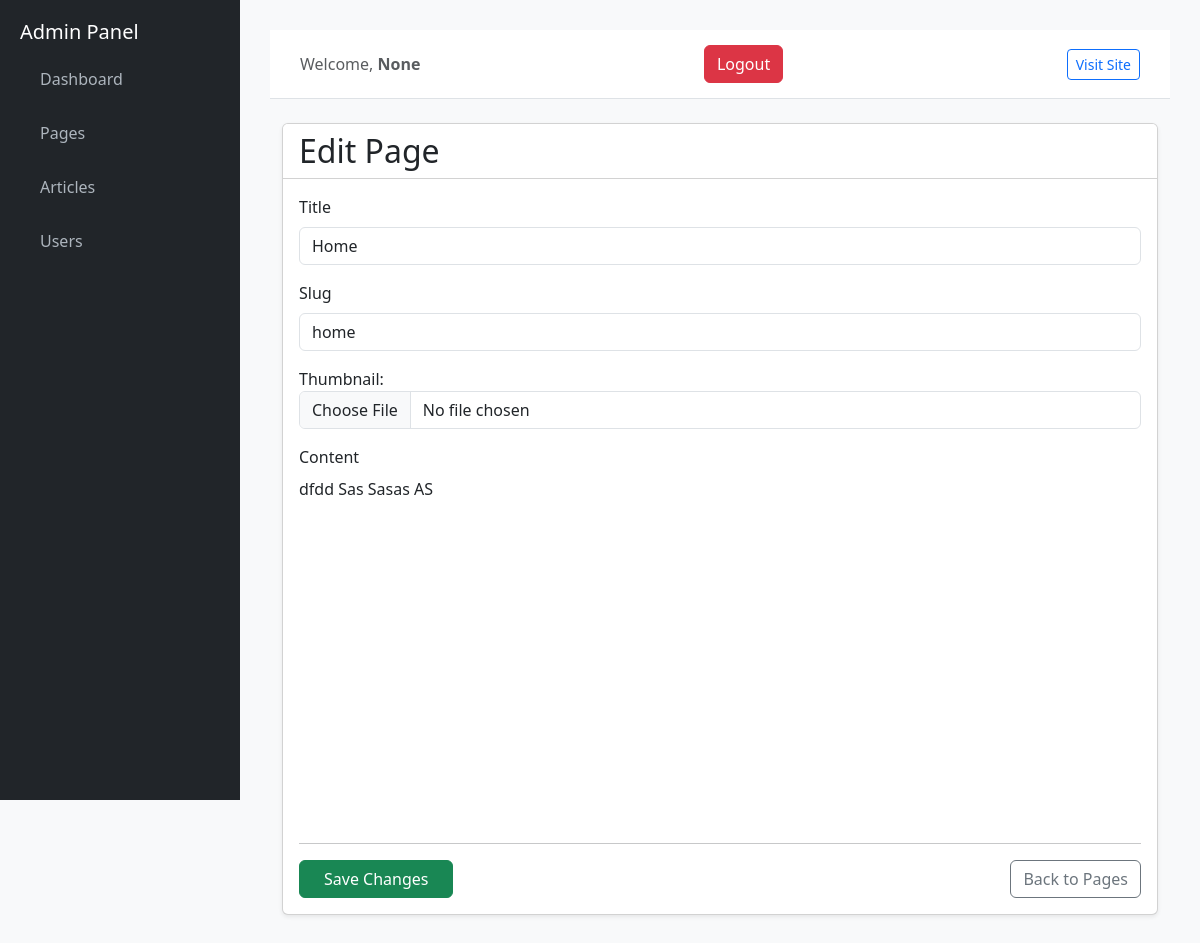
Before: /admin/edit-page/1 with the older database file.
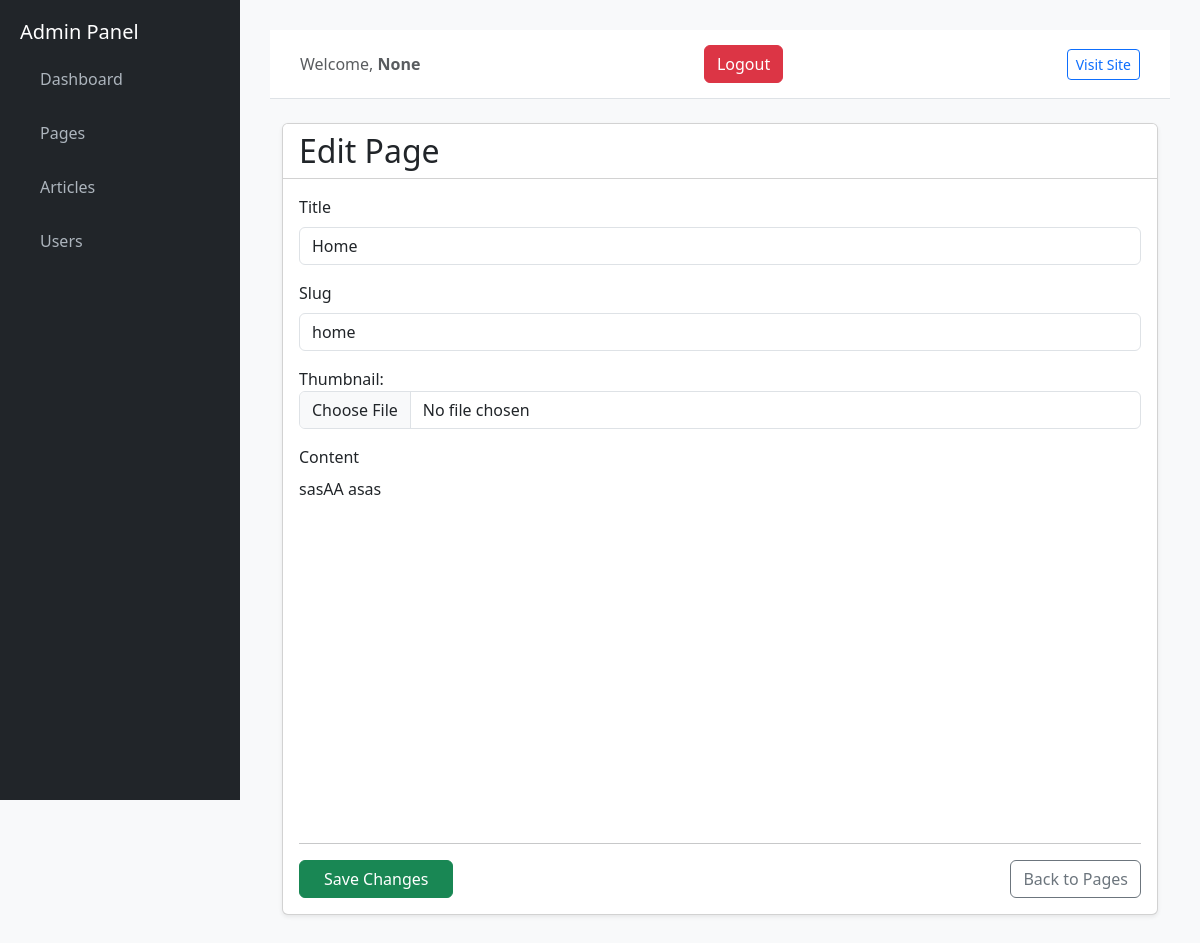
After: the same page with the newer database file.
### tables this page shows
CREATE TABLE pages (
            id INTEGER PRIMARY KEY AUTOINCREMENT,
            title TEXT NOT NULL,
            slug TEXT NOT NULL UNIQUE,
            content TEXT NOT NULL,
            created_at TIMESTAMP DEFAULT CURRENT_TIMESTAMP
        );

### admin_app/routes.py (the view, shortened to what this page needs)
@admin_bp.route("/edit-page/<int:id>", methods=["GET", "POST"])
def edit_page_view(id):
    conn = get_db()
    page = conn.execute("SELECT * FROM pages WHERE id=?", (id,)).fetchone()
    conn.close()
    return render_template("edit_page.html", page=page)

### admin_app/routes.py (called while the page is built)
def get_db():
    conn = sqlite3.connect(DB_NAME)
    conn.row_factory = sqlite3.Row
    return conn

### admin_app/templates/edit_page.html (shortened to what this page needs)
{% extends "admin_base.html" %}
{% block content %}
<div class="container mt-4">
    <div class="card shadow-sm">
        <div class="card-header bg-white">
            <h2 class="mb-0">Edit Page</h2>
        </div>
        <div class="card-body">
            <form method="POST" enctype="multipart/form-data" id="editForm">
                <div class="mb-3">
                    <label class="form-label font-weight-bold">Title</label>
                    <input type="text" name="title" value="{{ page['title'] }}" class="form-control" required>
                </div>
                <div class="mb-3">
                    <label class="form-label font-weight-bold">Slug</label>
                    <input type="text" name="slug" value="{{ page['slug'] }}" class="form-control" required>
                </div>
                <div class="mb-3">
    <label>Thumbnail:</label><br>
    <input type="file" name="thumbnail" class="form-control" accept="image/*">
</div>
                <div class="mb-3">
                    <label class="form-label font-weight-bold">Content</label>
                    <div id="editor-container" style="height:350px; background:#fff;">
                        {{ page['content'] | safe }}
                    </div>
                </div>
                <hr>
                <div class="d-flex justify-content-between">
                    <button type="submit" class="btn btn-success px-4">Save Changes</button>
                    <a href="{{ url_for('admin.pages_view') }}" class="btn btn-outline-secondary">Back to Pages</a>
                </div>
            </form>
        </div>
    </div>
</div>
<link href="https://cdn.quilljs.com/1.3.6/quill.snow.css" rel="stylesheet">
{% endblock %}

Changed rows visible on the page:
changed pages "Home": content "dfdd Sas Sasas AS" → "sasAA asas"
